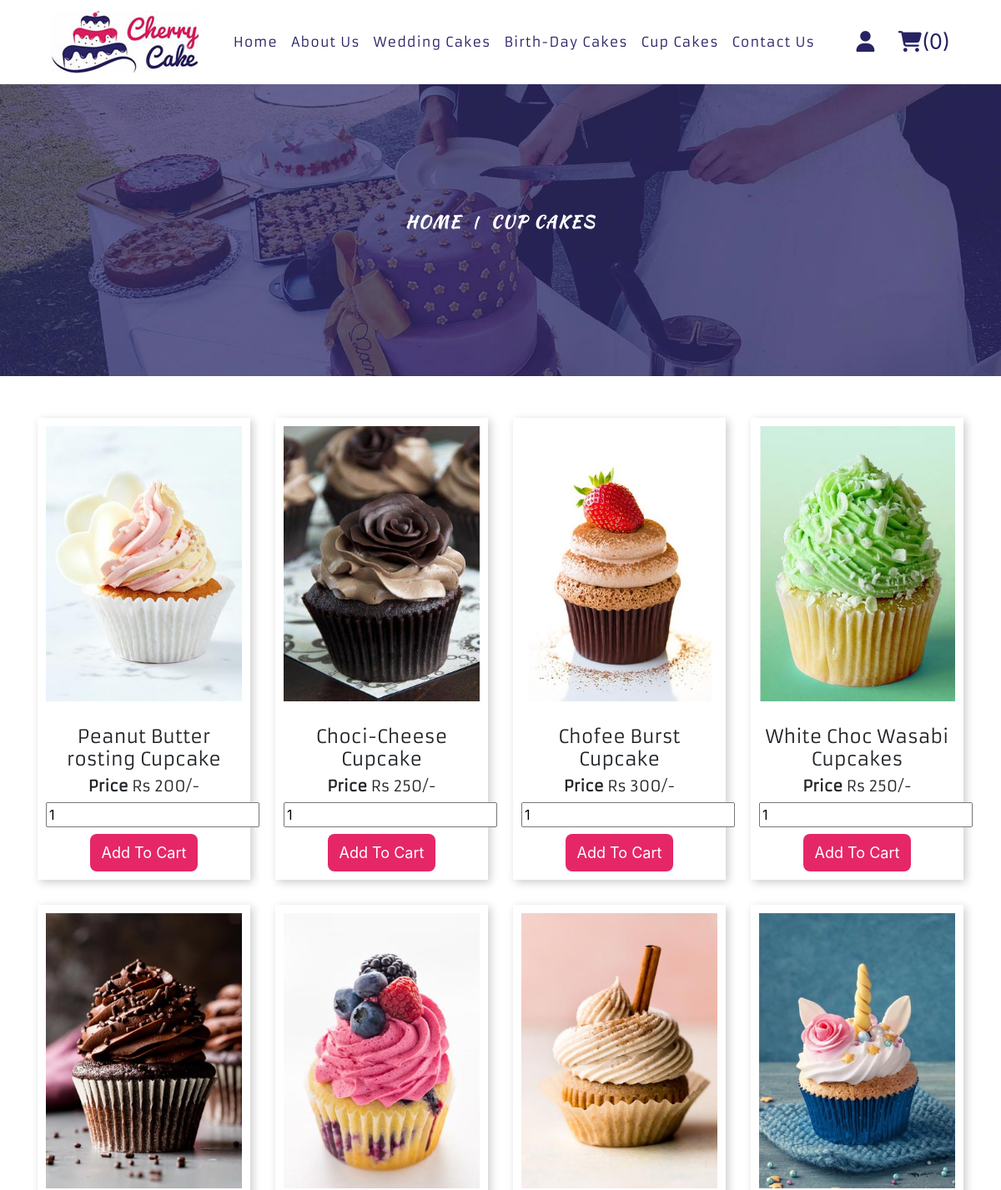
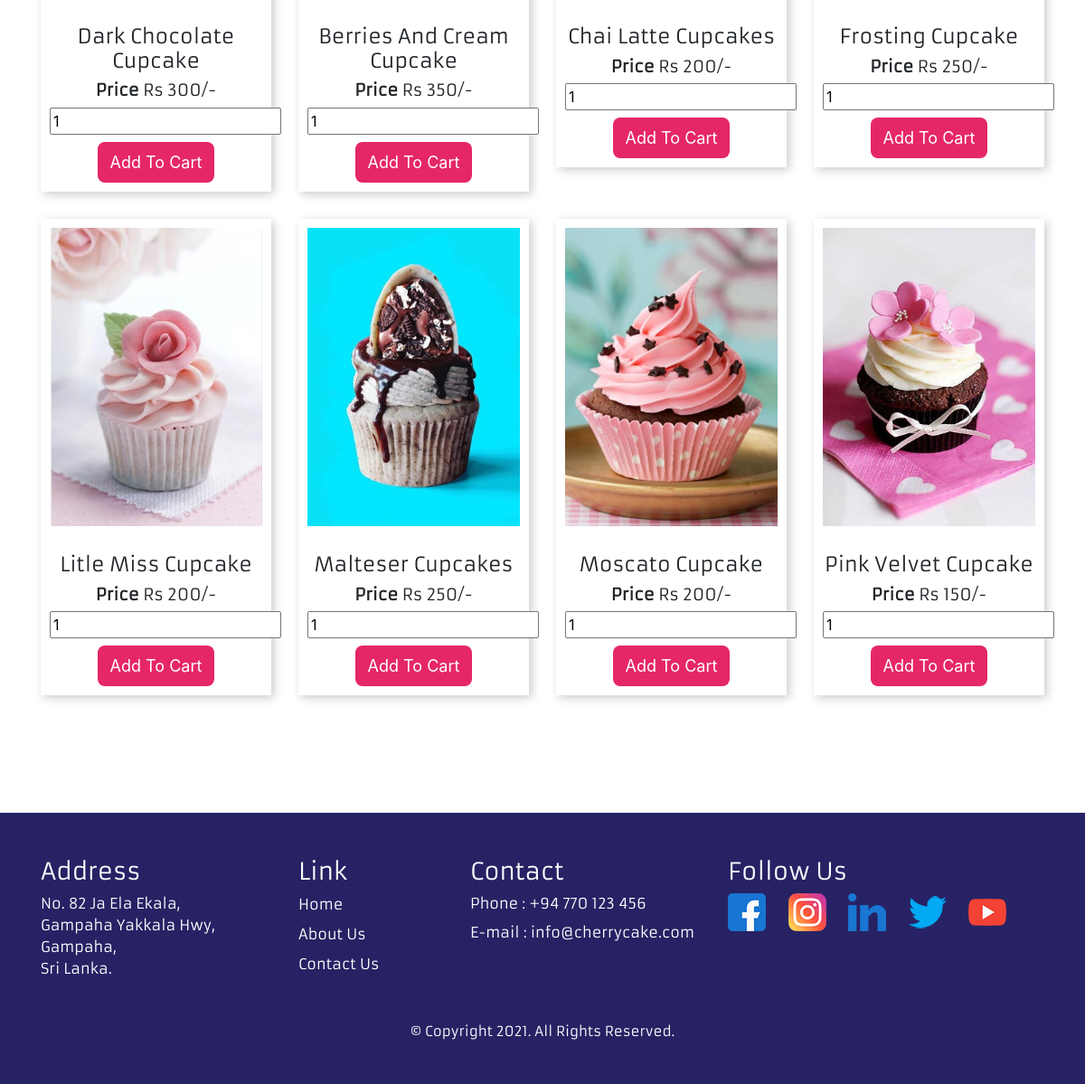
The app's page /Cake/cupcakes.php (signed in) with its own data (2 pictures, top to bottom).
### tables this page shows
CREATE TABLE `cup` (
  `id` int(100) NOT NULL,
  `name` varchar(100) NOT NULL,
  `price` int(100) NOT NULL,
  `image` varchar(100) NOT NULL
);

### Cake/cupcakes.php (the view, shortened to what this page needs)
<?php
$conn = mysqli_connect('localhost', 'root', '', 'cake') or die('connection failed');
?>
<!DOCTYPE html>
<html lang="en">
<head>
<link href="bootstrap/css/bootstrap.min.css" rel="stylesheet" >
<link href="source/css/style.css" rel="stylesheet">
</head>
<body>
<?php
	include 'nav_footer/nav.php';
?>
<div class="container-fluid bg-1">
  <div class="container text-center">
	<div class="row">
		<div class="col-12 margin-3 margin-3-md">
			<a class="head-1" href="index.php">HOME</a>
			<span class="head-2">|</span>
			<span class="head-3">Cup Cakes</span>
		</div>
	  </div>
  </div>
</div>
<div class="container margin-1">
	<div class="row text-center">
		<?php
			$select_query = "SELECT * FROM cup";
			$select_products = mysqli_query($conn, $select_query);
			if(mysqli_num_rows($select_products) > 0){
				while($fetch_products = mysqli_fetch_assoc($select_products)){
		?>
		<div class="col-md-3">
			<div class="shadow-1 margin-4">
				<img class="img-fluid" src="Admin/uploarded_img/<?php echo $fetch_products['image']; ?>" alt="Two Tier Printed Fondant Cake">
				<h2 class="wd-product-h2"><?php echo $fetch_products['name']; ?></h2>
				<h3 class="wd-product-h3"><strong>Price </strong>Rs <?php echo $fetch_products['price']; ?>/-</h3>
				<form action="" method="POST">
				<input type="number" min="1" name="product_quantity" value="1" class="qty">
            	<input type="submit" value="add to cart" name="add_to_cart" class="btn">
				</form>
			</div>
		</div>
		<?php
			}
		}else{
			echo '<p class="empty">no product added yet!</p>';
		}
		?>
	</div>
</div>
<?php
	include 'nav_footer/footer.php'
?>
</body>
</html>

### Cake/source/css/style.css (style rules this page uses)
:root { --pink: #E52767; --red: #c0392b; --orange: #f39c12; --black: #333; --white: #fff; --light-color: #666; --light-white: #ccc; --light-bg: #f5f5f5; --border: .1rem solid var(--black); --box-shedow: 0 .5rem 1rem rgba(0,0,0,.1); }
.btn, .option-btn, .delete-btn, .white-btn { display: inline-block; margin-top: .5rem; padding: 8px 13px; cursor: pointer; color: var(--white); font-size:18px; border-radius: .5rem; text-transform: capitalize; }
.btn { background-color: var(--pink); }
.margin-1 { margin-top: 50px; }
.margin-3 { margin-top: 150px; }
.margin-4 { margin-bottom: 30px; }
.shadow-1 { box-shadow: 3px 3px 10px #ccc; padding: 10px; }
.bg-1 { background-image: url("../../images/home/bg-nav.jpg"); background-repeat: none; background-size: cover; min-height: 350px; }
.head-1 { font-family: 'kaushan_scriptregular'; letter-spacing: 2px; color: #fff; font-weight: 600; text-transform: uppercase; text-decoration: none; font-size: 20px; }
.head-2 { font-family: 'kaushan_scriptregular'; letter-spacing: 2px; color: #fff; font-weight: 600; margin: 0 10px; }
.head-3 { font-family: 'kaushan_scriptregular'; letter-spacing: 2px; color: #fff; font-weight: 600; text-transform: uppercase; text-decoration: none; font-size: 20px; }
.wd-product-h2 { font-family: 'armata'; font-size: 22px; text-align: center; margin-top: 30px; }
.wd-product-h3 { font-family: 'armata'; font-size: 18px; text-align: center; }

### records on screen
cup: image (picture), name "Peanut Butter rosting Cupcake", price "200"
cup: image (picture), name "Choci-Cheese Cupcake", price "250"
cup: image (picture), name "Chofee Burst Cupcake", price "300"
cup: image (picture), name "White Choc Wasabi Cupcakes", price "250"
cup: image (picture), name "Dark Chocolate Cupcake", price "300"
cup: image (picture), name "Berries And Cream Cupcake", price "350"
cup: image (picture), name "Chai Latte Cupcakes", price "200"
cup: image (picture), name "Frosting Cupcake", price "250"
cup: image (picture), name "Litle Miss Cupcake", price "200"
cup: image (picture), name "Malteser Cupcakes", price "250"
cup: image (picture), name "Moscato Cupcake", price "200"
cup: image (picture), name "Pink Velvet Cupcake", price "150"

### other values on screen
$carts_row_number "0"
